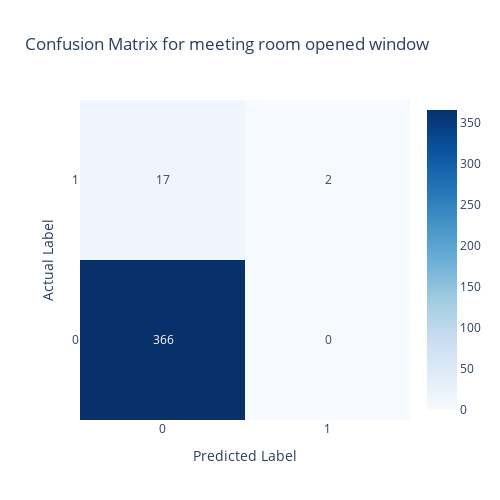

Write notebook code for a chart like this one.
### Code cell
# Compute confusion matrix
cm = confusion_matrix(test_y, y_pred)

# Ensure labels are 0 and 1
labels = [0, 1]  

# Create the confusion matrix heatmap
fig = go.Figure(data=go.Heatmap(
    z=cm,
    x=labels,  # Predicted labels
    y=labels,  # Actual labels
    colorscale='Blues',
    showscale=True,
    text=cm,  # Display numbers in the cells
    texttemplate="%{text}",  # Ensure counts appear inside the cells
    hovertemplate='Actual: %{y}<br>Predicted: %{x}<br>Count: %{z}<extra></extra>'
))

# Update layout for binary classification (0 and 1 on axes)
fig.update_layout(
    title="Confusion Matrix for meeting room opened window",
    width=500,   # Reduce width
    height=500,
    xaxis=dict(
        title="Predicted Label",
        tickmode='array',        # Custom tick labels
        tickvals=[0, 1],         # Only show 0 and 1
        showgrid=False
    ),
    yaxis=dict(
        title="Actual Label",
        tickmode='array',
        tickvals=[0, 1],         # Only show 0 and 1
        showgrid=False
    ),
    template="plotly_white"
)

# Show the plot
fig.show()

### Figure 1 — Plotly figure (JSON) as saved in the notebook; plotly's stock layout.template omitted (floating-point values rounded to 4 significant figures)
{"data": [{"colorscale": [[0, "rgb(247,251,255)"], [0.125, "rgb(222,235,247)"], [0.25, "rgb(198,219,239)"], [0.375, "rgb(158,202,225)"], [0.5, "rgb(107,174,214)"], [0.625, "rgb(66,146,198)"], [0.75, "rgb(33,113,181)"], [0.875, "rgb(8,81,156)"], [1, "rgb(8,48,107)"]], "hovertemplate": "Actual: %{y}<br>Predicted: %{x}<br>Count: %{z}<extra></extra>", "showscale": true, "text": [[366, 0], [17, 2]], "texttemplate": "%{text}", "type": "heatmap", "x": [0, 1], "y": [0, 1], "z": [[366, 0], [17, 2]]}], "layout": {"height": 500, "title": {"text": "Confusion Matrix for meeting room opened window"}, "width": 500, "xaxis": {"showgrid": false, "tickmode": "array", "tickvals": [0, 1], "title": {"text": "Predicted Label"}}, "yaxis": {"showgrid": false, "tickmode": "array", "tickvals": [0, 1], "title": {"text": "Actual Label"}}}}
